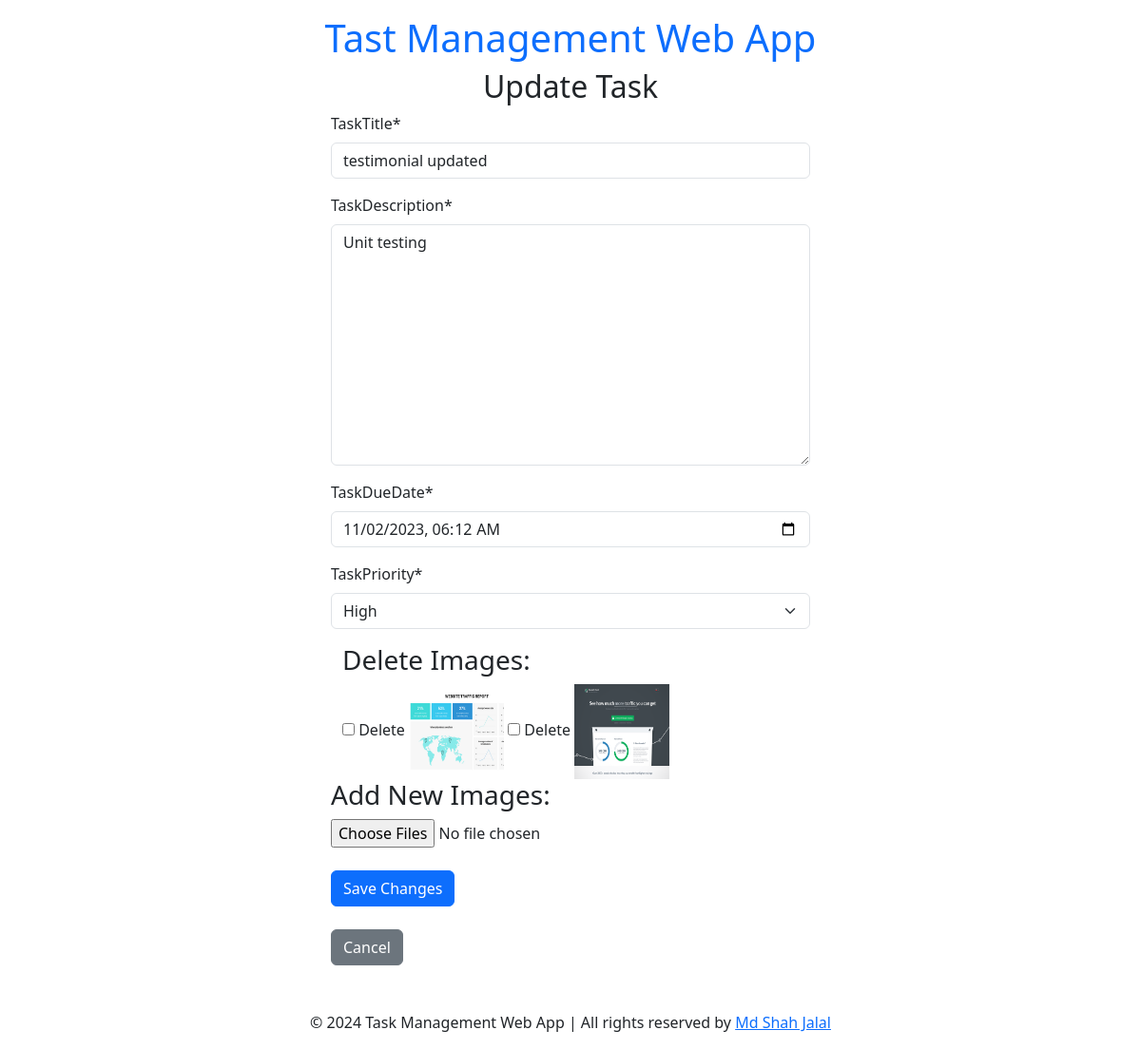
Page /task/3/update/ (signed in) on the committed database.
### todoapp/models.py (models this page shows, shortened)
class TaskModel(models.Model):
    user = models.ForeignKey(User, on_delete=models.CASCADE, default=1)
    taskTitle = models.CharField(max_length=100)
    taskDescription = models.TextField()
    is_completed = models.BooleanField(default=False)
    taskDueDate = models.DateTimeField(default=timezone.now)
    taskPriority = models.CharField(max_length=20, choices=[
        ('low', 'Low'),
        ('medium', 'Medium'),
        ('high', 'High'),
    ])
    images = models.ManyToManyField('Photo', related_name='tasks', blank=True)
    created_at = models.DateTimeField(default=timezone.now)  # Use timezone.now to set the current timestamp
    updated_at = models.DateTimeField(auto_now=True)  # This field will automatically update on every save

class Photo(models.Model):
    image = models.ImageField(upload_to='task_photos')

### todoapp/views.py (the view)
# urls.py: path('task/<int:task_id>/update/', update_task, name='update_task'),
@login_required
def update_task(request, task_id):
    task = TaskModel.objects.get(pk=task_id)
    if task.is_completed:
       return redirect('forbidden_task')
    user_timezone = request.session.get('user_timezone', 'UTC')
    if request.method == 'POST':
        form = TaskForm(request.POST, request.FILES, instance=task)
        if form.is_valid():
            if 'delete_images' in request.POST:
                images_to_delete = request.POST.getlist('delete_images')
                for image_id in images_to_delete:
                    image = Photo.objects.get(id=image_id)
                    default_storage.delete(image.image.name)
                    image.delete()
            for image in request.FILES.getlist('new_images'):
                photo = Photo(image=image)
                photo.save()
                task.images.add(photo)
            task = form.save()
            return redirect('show_tasks')
    else:
        form = TaskForm(instance=task)
    return render(request, 'update_task.html', {'form': form, 'task': task, 'user_timezone': user_timezone})

### todoapp/forms.py
class TaskForm(forms.ModelForm):
    class Meta:
        model = TaskModel
        fields = ('taskTitle', 'taskDescription', 'taskDueDate', 'taskPriority')
        widgets = {
            'taskDueDate': forms.DateTimeInput(attrs={'type': 'datetime-local'}, format='%Y-%m-%dT%H:%M'),
            }

### todoapp/templates/update_task.html (shortened to what this page needs)
{% extends 'base.html' %}
{% load crispy_forms_tags %}
{% block content %}
    <div class="w-50 mx-auto px-5">
        <h2 class="text-center">Update Task</h2>
        <form method="post" enctype="multipart/form-data">
            {{ form|crispy }}
            <div class="container">
                {% if task.images.exists %}
                    <h3>Delete Images:</h3>
                    <div class="row gap-2">
                        <div class="col lg:col-3">
                            {% for photo in task.images.all %}
                                <label for="delete_{{ photo.id }}">
                                    <input type="checkbox" name="delete_images" id="delete_{{ photo.id }}" value="{{ photo.id }}"> Delete
                                    <img width="100" height="100" src="{{ photo.image.url }}" alt="task image">
                                </label>
                            {% endfor %}
                        </div>
                    </div>
                {% endif %}
            </div>
            <h3>Add New Images:</h3>
            <input type="file" name="new_images" accept="image/*" multiple>
            <br> <br>
            <button type="submit" class="btn btn-primary">Save Changes</button>
        </form>
        <br>
        <a href="{% url 'task_details' task.id %}" class="btn btn-secondary">Cancel</a>
    </div>
{% endblock %}

### rows in the picture
TaskModel: taskTitle "testimonial updated", taskDescription "Unit testing", taskDueDate "11/02/2023 06:12", taskPriority "High"
Photo: image (picture)
Photo: image (picture)
